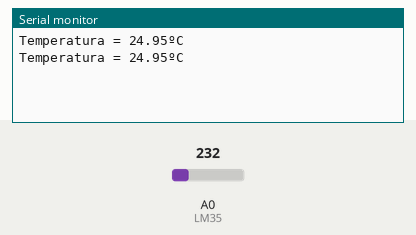
Bench run of a sketch on a simulated Arduino Uno, built for the host (arithmetic inside an expression is 32-bit, double 64-bit). Parts: the last lines printed to the serial monitor. The test bench sets the inputs (shaded band); at power-on: A0 (LM35) = 232.

Above: at 1.8 s.
1.9 s: A0 (LM35) set to 250
At 2.8 s:
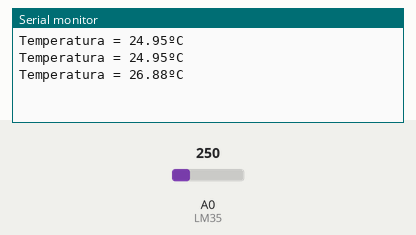
3.4 s: A0 (LM35) set to 266
At 4.5 s:
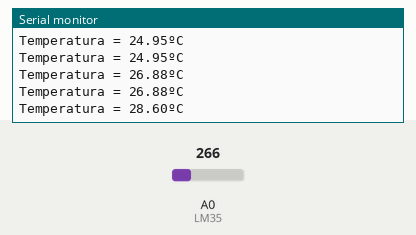
Timing chart, 0 to 6.4 s (numbered marks = the images above; inputs shaded):
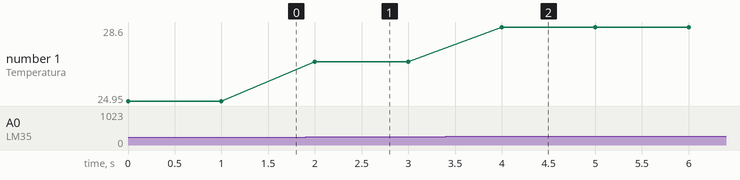

The sketch:

ex_1.ino
```cpp
const int LM35 = 0;
float temp = 0;
int ADCread = 0;


void setup() {
  Serial.begin(9600);
  analogReference(INTERNAL1V1);
}

void loop() {
  ADCread = analogRead(LM35);
  temp = ADCread * 0.1075268817;

  Serial.print("Temperatura = ");
  Serial.print(temp);
  Serial.print("ºC\n");
  delay(1000);
}
```

Measured:
- after the input at 1.9 s, the serial monitor: prints a new line after 0.10 s (image 1)
- after the input at 3.4 s, the serial monitor: prints a new line after 0.60 s (image 2)
- plotted number 1: 24.95 → 26.88 after the input at 1.9 s, 26.88 → 28.6 after the input at 3.4 s
